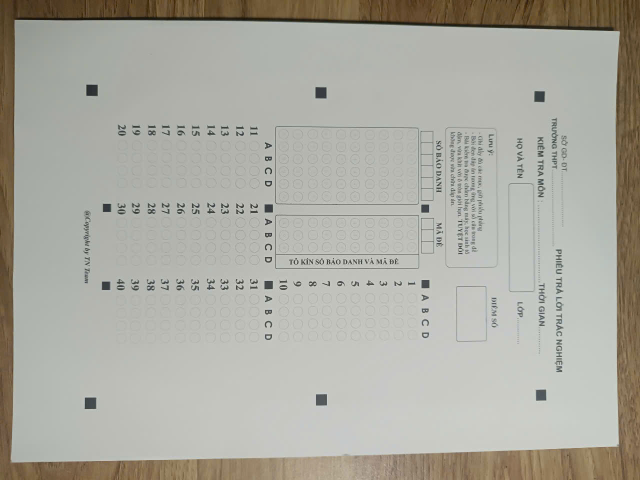
#> input picture DO_AN1/tap5/chup1.jpg, 1280 x 960 px (shown at 1/2 size)
$ python test_PhoiCanh.py
#> lines starting #> are read from the running program, lines starting #| are printed output that depends on the picture
import cv2
import numpy as np
import matplotlib.pyplot as plt

# 1. Đọc ảnh
img = cv2.imread('tap5/chup1.jpg')
#> img is the input picture: shape (960, 1280, 3); mean B, G, R 161.7, 170.7, 171.7
rows, cols, ch = img.shape
#> rows = 960; cols = 1280; ch = 3

# 2. Chọn 4 điểm trên ảnh gốc (Source)
# Giả sử đây là toạ độ 4 góc của tờ giấy bị nghiêng
pts1 = np.float32([[22, 39], [1235, 66],  [22, 911],[1230, 884]])

# 3. Chọn 4 điểm đích mong muốn (Destination)
# Chúng ta muốn đưa nó về một hình vuông 300x300
pts2 = np.float32([[0, 0], [300, 0], [0, 300], [300, 300]])

# 4. Tính ma trận Homography (M)
M = cv2.getPerspectiveTransform(pts1, pts2)

# 5. Thực hiện biến đổi (Warp)
dst = cv2.warpPerspective(img, M, (300, 300))
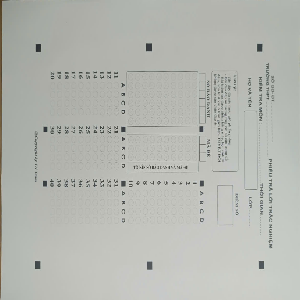
#> dst: shape (300, 300, 3); mean B, G, R 177.8, 183.6, 181.3

# Hiển thị kết quả
plt.subplot(121), plt.imshow(img), plt.title('Input')
plt.subplot(122), plt.imshow(dst), plt.title('Output')
plt.show()
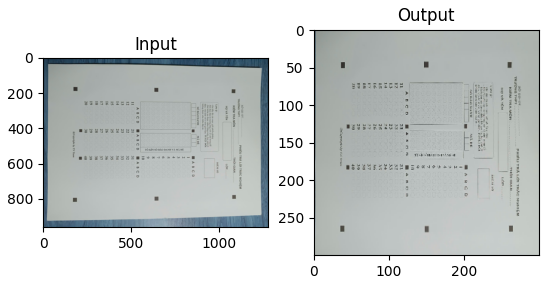
#> figure drawn by matplotlib, 2 panels; B, G, R data is drawn as R, G, B

$ run again, with DO_AN1/tap5/chup10.jpg copied over DO_AN1/tap5/chup1.jpg
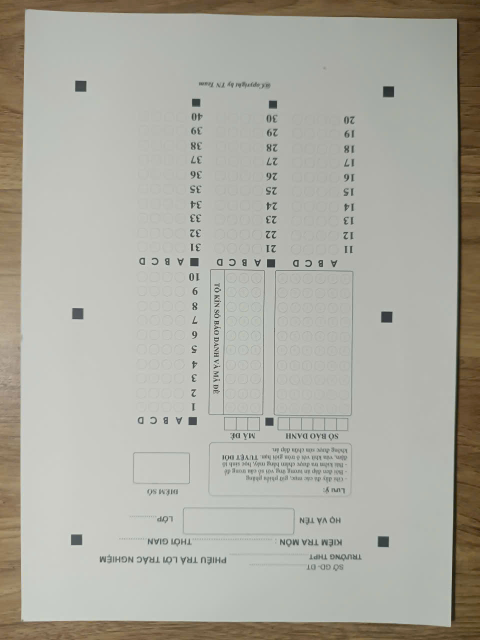
#> input picture DO_AN1/tap5/chup10.jpg, 960 x 1280 px (shown at 1/2 size)
#> img is the input picture: shape (1280, 960, 3); mean B, G, R 162.8, 172, 172.8
#> `dst = cv2.warpPerspective(img, M, (300, 300))`:
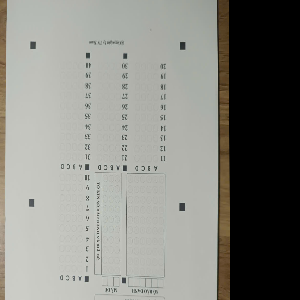
#> dst: shape (300, 300, 3); mean B, G, R 128.4, 134.3, 134
#> `plt.show()`:
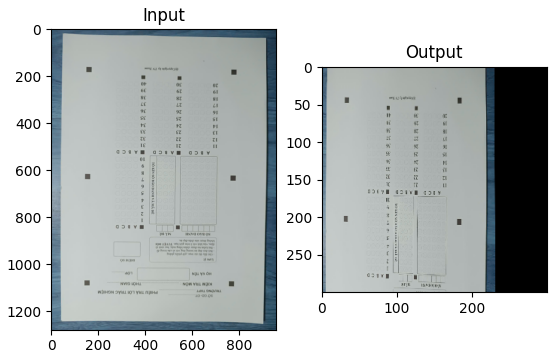
#> figure drawn by matplotlib, 2 panels; B, G, R data is drawn as R, G, B
